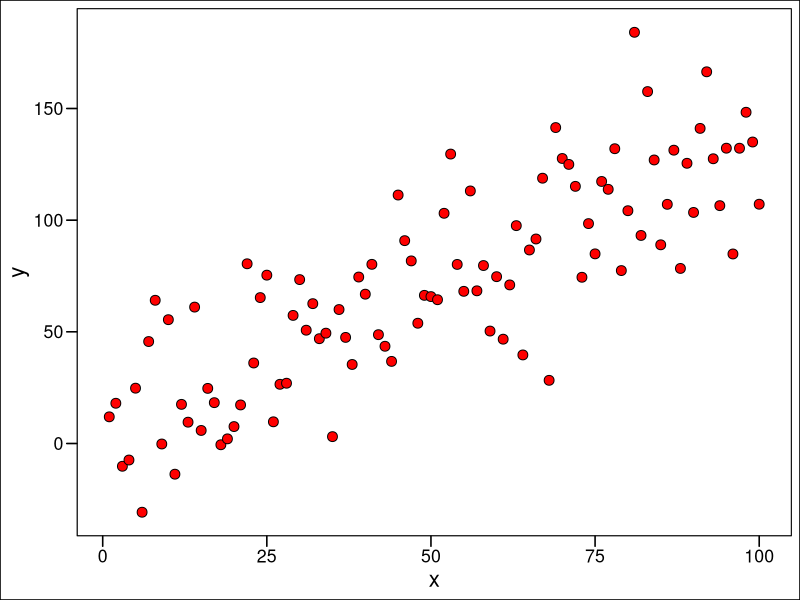
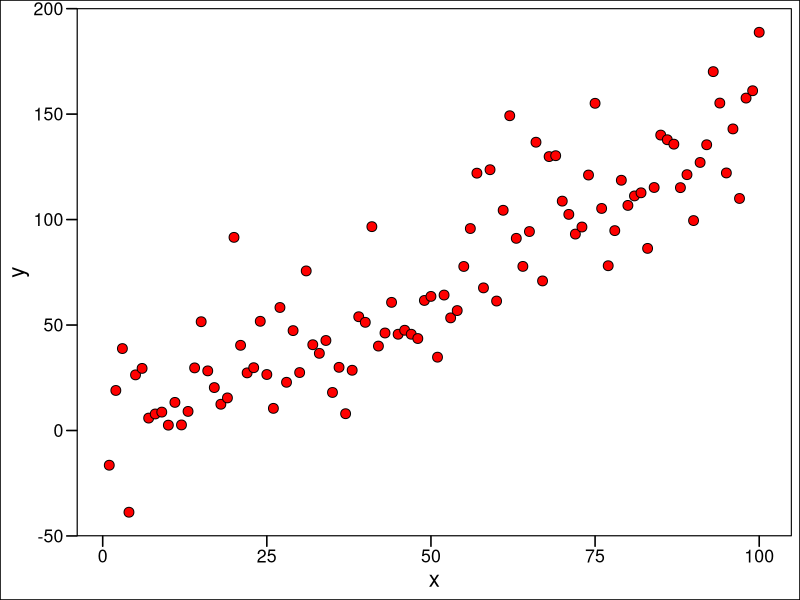
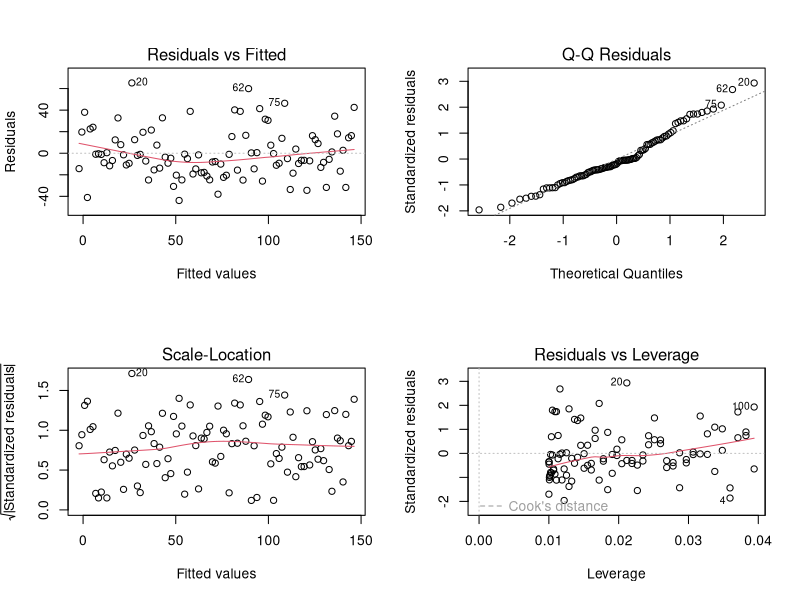
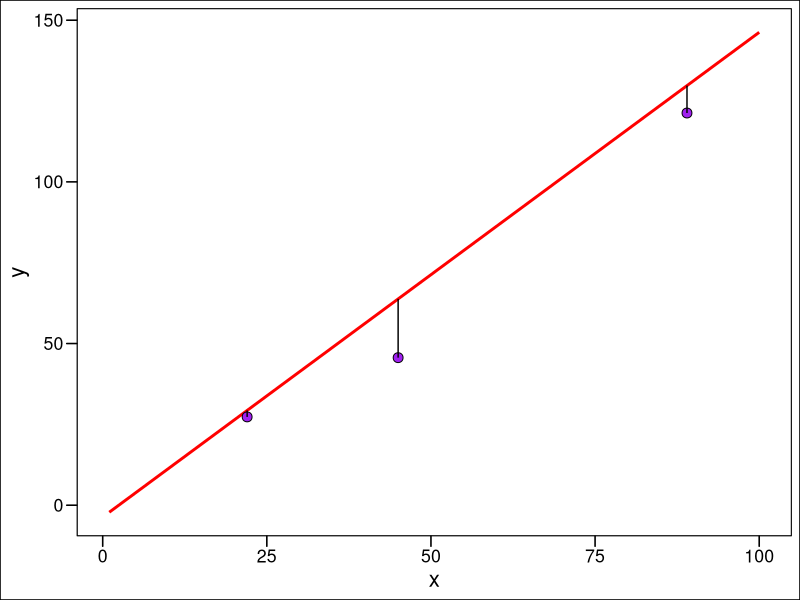

The R script that drew these images, in order: (Note: this script raises an error after producing the figures.)
## ---- chunk 1
x = c(1:100)
y = rep(NA, 100)
for(i in 1:100) {
  y[i] = 1.3 * x[i] + 10 + rnorm(1, mean = 0, sd = 23)
}

df = data.frame(
  x = x, y = y
)

library(tidyverse)
library(ggthemes)
ggplot(df) + 
  geom_point(aes(x = x, y = y), fill = "red", colour = "black", shape = 21, 
             size = 3) + 
  ggthemes::theme_base()
## ---- chunk 2
# set seed -- see section on this in the probability section
set.seed(1234)

x = c(1:100)
y = rep(NA, 100)
for(i in 1:100) {
  y[i] = 1.3 * x[i] + 10 + rnorm(1, mean = 0, sd = 23)
}

df = data.frame(
  x = x, y = y
)

head(df)
## ---- chunk 3
mod <- stats::lm(y ~ x, data = df)
## ---- chunk 4
library(tidyverse)
library(ggthemes)
ggplot(df) + 
  geom_point(aes(x = x, y = y), fill = "red", colour = "black", shape = 21, 
             size = 3) + 
  ggthemes::theme_base()
## ---- chunk 5
par(mfrow = c(2,2)) # this ensures all the plots show up at once
plot(mod)
## ---- chunk 6
summary(mod)
## ---- chunk 7
ggplot(data = df, mapping = aes(x = x, y = y)) + 
  geom_smooth(method = "lm", formula = y ~ x, colour = "red", se = FALSE) +
  ggthemes::theme_base() +
  geom_point(data = df %>% dplyr::filter(
    x %in% c(22, 45, 89)
  ), size = 3, colour = "black", fill = "purple", shape = 21) +
  geom_line(data = data.frame(x = c(22, 22), y = c(
    predict(mod, data.frame(x = 22)), df$y[which(df$x == 22)]
  )), aes(x = x, y = y)) + 
  geom_line(data = data.frame(x = c(45, 45), y = c(
    predict(mod, data.frame(x = 45)), df$y[which(df$x == 45)]
  )), aes(x = x, y = y)) + 
  geom_line(data = data.frame(x = c(89, 89), y = c(
    predict(mod, data.frame(x = 89)), df$y[which(df$x == 89)]
  )), aes(x = x, y = y)) 
## ---- chunk 8
summary(mod)
## ---- chunk 9
library(tidyverse)


# uncomment and edit the lines below if you need to read in the data 
# library(here)
# df <- readr::read_csv(here("./data/species.csv"))

# quick summary of our data
dplyr::glimpse(df)
head(df)
## ---- chunk 10
library(ggthemes)

ggplot(data = df) + 
  geom_point(mapping = aes(x = Biomass, y = Species)) +
  ggthemes::theme_base()
## ---- chunk 11
unique(df$pH)
## ---- chunk 12
ggplot(data = df) + 
  geom_point(mapping = aes(x = Biomass, y = Species, 
                           fill = pH), colour = "black",
             shape = 21, size = 4) +
  ggthemes::theme_base()
## ---- chunk 13
# fit model using glm()
fit = glm(Species ~ Biomass*pH,
  data = df,
  family = gaussian(link = "identity"))
df$pH = as.factor(df$pH)
newdata = expand.grid(Biomass = seq(min(df$Biomass), max(df$Biomass),
                                    length.out = 200), pH = levels(df$pH))
newdata_predict = cbind(newdata,

Species = predict(fit, newdata, type = "response"))

# now make our plot
ggplot(data = df, aes(x = Biomass, y =Species, colour = pH)) +
  geom_point() +
  geom_line(data = newdata_predict) + 
  ggthemes::theme_base()
## ---- chunk 14
ggplot(data = df, mapping = aes(x = Species)) + 
  geom_density(fill = "goldenrod2", alpha = 0.3) +
  ggthemes::theme_base()
  
## ---- chunk 15
ggplot(data = df, mapping = aes(x = Species)) + 
  geom_histogram(fill = "blue2", colour = "black", alpha = 0.3) +
  ggthemes::theme_base()
## ---- chunk 16
?family
## ---- chunk 17
# first ensure our pH here is a factor

mod_poi <- stats::glm()
